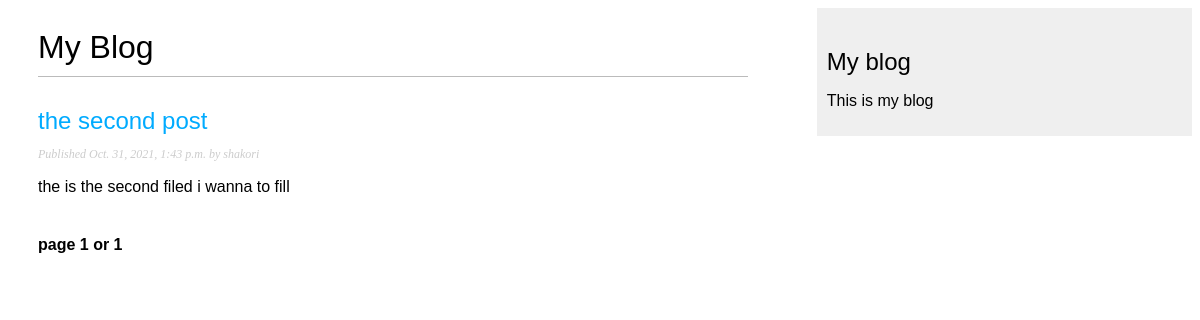
Before: /blogf/ with the older database file.
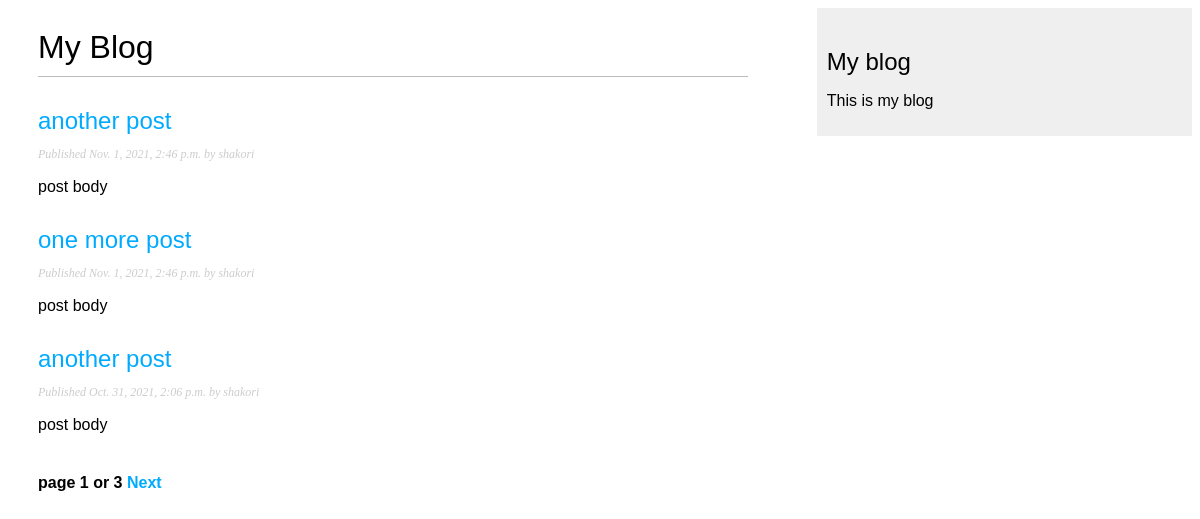
After: the same page with the newer database file.
### blogf/models.py (models this page shows, shortened)
class Post(models.Model):
    STATUS_CHOICES = (
        ('draft','Draft'),
        ('published','Published'),
    )
    title = models.CharField(max_length=250)
    slug = models.SlugField(max_length=250,
                            unique_for_date='publish')
    author = models.ForeignKey(User,
                                on_delete=models.CASCADE,
                                related_name='blog_posts')
    body = models.TextField()
    publish = models.DateTimeField(default=timezone.now())
    created = models.DateTimeField(auto_now_add=True)
    updated = models.DateTimeField(auto_now=True)
    status = models.CharField(max_length=10,
                                choices=STATUS_CHOICES,
                                default='draft')
    objects = models.Manager() # the default manager
    published = PublishedManager() # our custom manager
    class Meta:
        ordering = ('-publish',)
    def get_absolute_url(self):
        return reverse('blogf:post_detail',
                        args=[
                            self.publish.year,
                            self.publish.month,
                            self.publish.day,
                            self.slug
                        ]
                    )

### blogf/views.py (the view)
# urls.py: path('', views.PostListView.as_view(), name='post_list'),
class PostListView(ListView):
    queryset = Post.published.all()
    context_object_name = 'posts'
    paginate_by = 3
    template_name = 'blogf/post/list.html'

### blogf/templates/blogf/post/list.html (shortened to what this page needs)
{% extends "blogf/base.html" %}
{% block content %}
    <h1>My Blog</h1>
    {% for post in posts %}
        <h2>
            <a href='{{ post.get_absolute_url }}'>
                {{ post.title }}
            </a>
        </h2>
        <p class='date'>
            Published {{ post.publish }} by {{ post.author }}
        </p>
        {{ post.body|truncatewords:30|linebreaks}}
    {% endfor %}
    {% include "pagination.html" with page=page_obj %}
{% endblock %}

### blogf/templates/blogf/base.html (shortened to what this page needs)
{% load static %}
<!DOCTYPE html>
<html>
    <head>
        <link rel='stylesheet' type='text/css' href='{% static 'css/blog.css' %}'>
    </head>
    <body>
        <div id='content'>
            {% block content %}
            {% endblock %}
        </div>
        <div id='sidebar'>
            <h2> My blog</h2>
            <p> This is my blog</p>
        </div>
    </body>
</html>

### blogf/templates/pagination.html (shortened to what this page needs)
<div class='pagination'>
    <span class='step-links'>
        <span class='current'>
            page {{ page.number }} or {{ page.paginator.num_pages }}
        </span>
        {% if page.has_next %}
            <a href='?page={{ page.next_page_number }}'> Next </a>
        {% endif %}
    </span>
</div>

### blogf/static/css/blog.css (style rules this page uses)
body { margin:100; padding:0; font-family:helvetica, sans-serif; }
a { color:#00abff; text-decoration:none; }
h1 { font-weight:normal; border-bottom:1px solid #bbb; padding:0 0 10px 0; }
h2 { font-weight:normal; margin:30px 0 0; }
#content { float:left; width:60%; padding:0 0 0 30px; }
#sidebar { float:right; width:30%; padding:10px; background:#efefef; height:100%; }
p.date { color:#ccc; font-family: georgia, serif; font-size: 12px; font-style: italic; }
.pagination { margin:40px 0; font-weight:bold; }

Changed rows visible on the page:
no longer on this page (row unchanged): Post: title "the second post", publish "Oct. 31, 2021, 1:43 p.m.", author "shakori", body "the is the second filed i wanna to fill"
now on this page (row edited): Post: title "another post", publish "Nov. 1, 2021, 2:46 p.m.", author "shakori", body "post body"
now on this page (row edited): Post: title "one more post", publish "Nov. 1, 2021, 2:46 p.m.", author "shakori", body "post body"
now on this page (row edited): Post: title "another post", publish "Oct. 31, 2021, 2:06 p.m.", author "shakori", body "post body"
Other visible differences:
{{ page.paginator.num_pages }}: "1" → "3"
text now shown: "Next"
